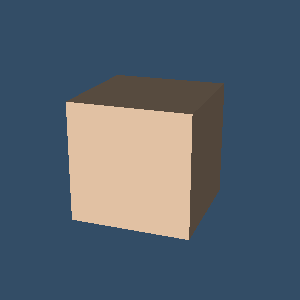

This figure's Python source:
#!/usr/bin/env python

# Render a voxel — an axis-aligned hexahedron on a regular grid,
# defined by 8 explicit point coordinates.

# Factory overrides: importing these modules registers the OpenGL rendering
# and interaction style implementations.
import vtkmodules.vtkInteractionStyle  # noqa: F401
import vtkmodules.vtkRenderingOpenGL2  # noqa: F401
# VTK pipeline classes used in this example
from vtkmodules.vtkCommonCore import vtkPoints
from vtkmodules.vtkCommonDataModel import (
    vtkUnstructuredGrid,
    vtkVoxel,
)
from vtkmodules.vtkRenderingCore import (
    vtkActor,
    vtkDataSetMapper,
    vtkRenderWindow,
    vtkRenderWindowInteractor,
    vtkRenderer,
)

# Colors (normalized RGB)
peach_puff_rgb = (1.0, 0.855, 0.725)
dark_blue_background_rgb = (0.2, 0.302, 0.4)

# Points: 8 vertices of a unit voxel centered at the origin
# Voxel point ordering: (i,j,k) with i varying fastest
points = vtkPoints()
points.InsertNextPoint(-0.5, -0.5, -0.5)
points.InsertNextPoint(0.5, -0.5, -0.5)
points.InsertNextPoint(-0.5, 0.5, -0.5)
points.InsertNextPoint(0.5, 0.5, -0.5)
points.InsertNextPoint(-0.5, -0.5, 0.5)
points.InsertNextPoint(0.5, -0.5, 0.5)
points.InsertNextPoint(-0.5, 0.5, 0.5)
points.InsertNextPoint(0.5, 0.5, 0.5)

# Cell: voxel with 8 point IDs
voxel = vtkVoxel()
voxel.GetPointIds().SetId(0, 0)
voxel.GetPointIds().SetId(1, 1)
voxel.GetPointIds().SetId(2, 2)
voxel.GetPointIds().SetId(3, 3)
voxel.GetPointIds().SetId(4, 4)
voxel.GetPointIds().SetId(5, 5)
voxel.GetPointIds().SetId(6, 6)
voxel.GetPointIds().SetId(7, 7)

# Unstructured grid: holds the single cell
grid = vtkUnstructuredGrid()
grid.SetPoints(points)
grid.InsertNextCell(voxel.GetCellType(), voxel.GetPointIds())

# Mapper: map the grid to graphics primitives
mapper = vtkDataSetMapper()
mapper.SetInputData(grid)

# Actor: position, orient, and color the cell
actor = vtkActor()
actor.SetMapper(mapper)
actor.GetProperty().SetColor(peach_puff_rgb)
actor.RotateX(20.0)
actor.RotateY(-20.0)

# Renderer: assemble the scene
renderer = vtkRenderer()
renderer.AddActor(actor)
renderer.SetBackground(dark_blue_background_rgb)

# Render window: display the rendered scene
render_window = vtkRenderWindow()
render_window.AddRenderer(renderer)
render_window.SetWindowName("cell3d voxel")
render_window.SetMultiSamples(0)
render_window.SetSize(300, 300)

# Interactor: handle mouse and keyboard events
render_window_interactor = vtkRenderWindowInteractor()
render_window_interactor.SetRenderWindow(render_window)

# Scene: configure the camera
renderer.ResetCamera()

# Start: launch the interactive visualization
render_window_interactor.Initialize()
render_window_interactor.Start()
